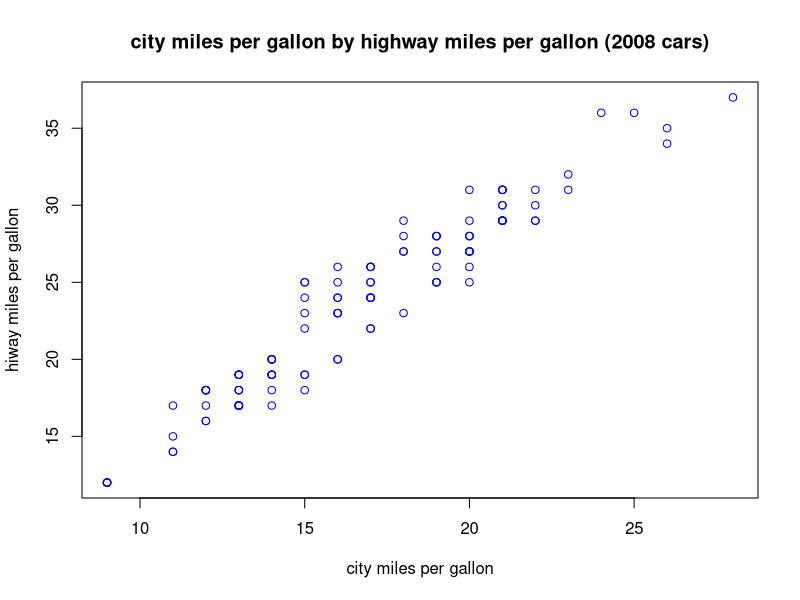

Recreate this plot in R.
library(tidyverse)

data.mpg <- mpg

head(data.mpg)

data.mpg[1:6,]

data.mpg %>%
  filter(class == "compact") %>%
#  group_by(class) %>%
  summarise(avg.cty = mean(cty))


data.mpg.short <- data.mpg %>%
  group_by(manufacturer) %>%
  group_by(class,add=TRUE) %>%
  group_by(cyl,add=TRUE) %>%
  summarise(mean.hwy = mean(hwy)) %>%  
  mutate(hwy.per.cyl = mean.hwy / cyl)

data.mpg.2008 <- data.mpg %>%
  filter(year == "2008")

plot(x = data.mpg.2008$cty, y = data.mpg.2008$hwy, xlab = 'city miles per gallon', ylab = 'hiway miles per gallon',
     col = 'blue', main = 'city miles per gallon by highway miles per gallon (2008 cars)')

  